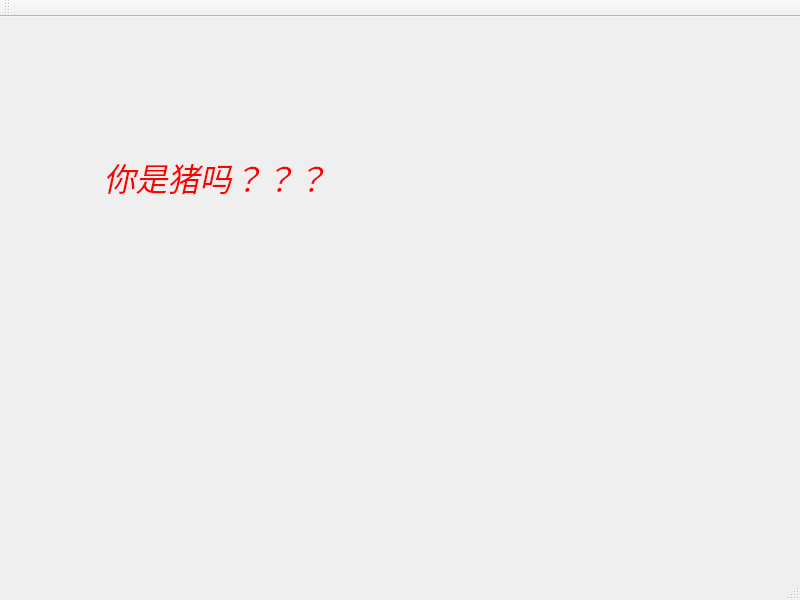
<?xml version="1.0" encoding="UTF-8"?>
<ui version="4.0">
 <class>MainWindow</class>
 <widget class="QMainWindow" name="MainWindow">
  <property name="geometry">
   <rect>
    <x>0</x>
    <y>0</y>
    <width>800</width>
    <height>600</height>
   </rect>
  </property>
  <property name="windowTitle">
   <string>MainWindow</string>
  </property>
  <widget class="QWidget" name="centralWidget">
   <widget class="QLabel" name="label">
    <property name="geometry">
     <rect>
      <x>50</x>
      <y>50</y>
      <width>331</width>
      <height>221</height>
     </rect>
    </property>
    <property name="text">
     <string>&lt;html&gt;&lt;head/&gt;&lt;body&gt;&lt;p align=&quot;center&quot;&gt;&lt;span style=&quot; font-size:24pt; font-style:italic; color:#ff0000;&quot;&gt;你是猪吗？？？&lt;/span&gt;&lt;/p&gt;&lt;/body&gt;&lt;/html&gt;</string>
    </property>
   </widget>
   <widget class="QLabel" name="label_2">
    <property name="geometry">
     <rect>
      <x>400</x>
      <y>90</y>
      <width>141</width>
      <height>131</height>
     </rect>
    </property>
    <property name="text">
     <string/>
    </property>
   </widget>
  </widget>
  <widget class="QMenuBar" name="menuBar">
   <property name="geometry">
    <rect>
     <x>0</x>
     <y>0</y>
     <width>800</width>
     <height>23</height>
    </rect>
   </property>
  </widget>
  <widget class="QToolBar" name="mainToolBar">
   <attribute name="toolBarArea">
    <enum>TopToolBarArea</enum>
   </attribute>
   <attribute name="toolBarBreak">
    <bool>false</bool>
   </attribute>
  </widget>
  <widget class="QStatusBar" name="statusBar"/>
 </widget>
 <layoutdefault spacing="6" margin="11"/>
 <resources/>
 <connections/>
</ui>
